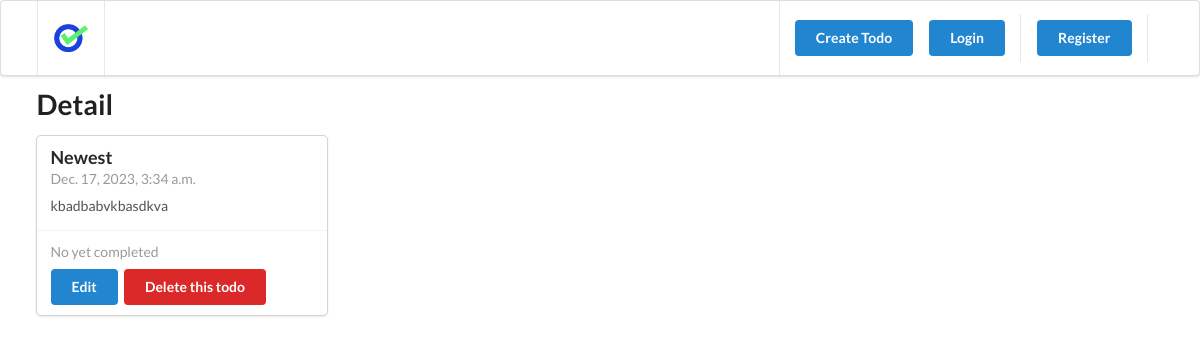
Screenshot of /detail/10 with the database file from the repository.
### todo/models.py (models this page shows, shortened)
class Todo(TrackingModel):
    title = models.CharField(max_length=255)
    description = models.TextField()
    is_completed = models.BooleanField(default=False)

### todo/views.py (the view)
# urls.py: path('detail/<id>', views.todo_detail, name="todo-detail"),
def todo_detail(request, id):
    todo = get_object_or_404(Todo, pk=id)
    context = {'todo': todo}
    return render(request, "todo/todo-detail.html", context)

### templates/todo/todo-detail.html (shortened to what this page needs)
{% extends "_partials/base.html" %}
{% load static %}
{% block content %}
<h1 class="ui header">Detail</h1>
<div class="ui card">
    <div class="content">
      <div class="header">{{todo.title}}</div>
      <div class="meta">{{todo.created_at}}</div>
      <div class="description">
        <p>{{todo.description}}</p>
      </div>
    </div>
    <div class="extra content">
    {% if todo.is_completed%}
      <p>
      <i class="check icon green"></i>
      Completed at {{todo.updated_at}}
      </p>
      {% else %}
      <p>
        No yet completed
        </p>
        {% endif %}
     <a href={% url "edit-todo" todo.pk %} class="ui button primary">Edit</a>
     <a href={% url "todo-delete" todo.pk %} class="ui button red">Delete this todo</a>
    </div>
{% endblock content %}

### rows the page displays
Todo: title "Newest", created_at "Dec. 17, 2023, 3:34 a.m.", description "kbadbabvkbasdkva"
